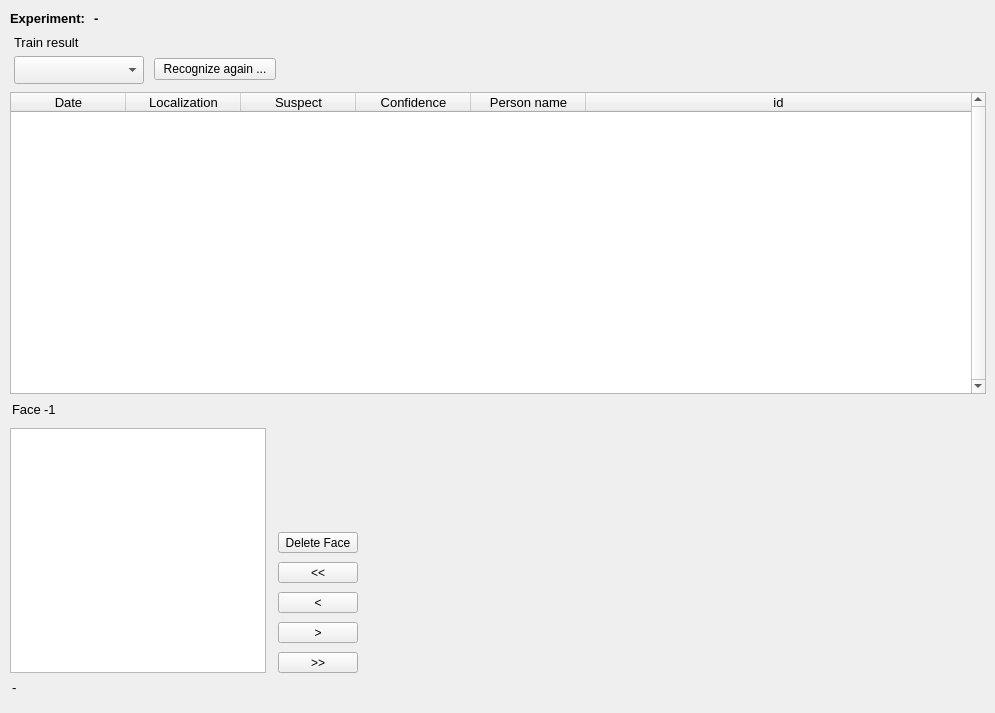
   <widget class="QWidget" name="tab_3">
    <attribute name="title">
     <string>Suspect Records</string>
    </attribute>
    <widget class="QTableWidget" name="control_list">
     <property name="geometry">
      <rect>
       <x>10</x>
       <y>92</y>
       <width>976</width>
       <height>302</height>
      </rect>
     </property>
     <property name="sizePolicy">
      <sizepolicy hsizetype="Fixed" vsizetype="Fixed">
       <horstretch>0</horstretch>
       <verstretch>0</verstretch>
      </sizepolicy>
     </property>
     <property name="minimumSize">
      <size>
       <width>351</width>
       <height>0</height>
      </size>
     </property>
     <property name="maximumSize">
      <size>
       <width>1000</width>
       <height>621</height>
      </size>
     </property>
     <property name="font">
      <font>
       <family>Arial</family>
       <pointsize>10</pointsize>
       <weight>50</weight>
       <bold>false</bold>
      </font>
     </property>
     <property name="verticalScrollBarPolicy">
      <enum>Qt::ScrollBarAlwaysOn</enum>
     </property>
     <property name="horizontalScrollBarPolicy">
      <enum>Qt::ScrollBarAsNeeded</enum>
     </property>
     <property name="sizeAdjustPolicy">
      <enum>QAbstractScrollArea::AdjustIgnored</enum>
     </property>
     <property name="autoScroll">
      <bool>true</bool>
     </property>
     <property name="editTriggers">
      <set>QAbstractItemView::NoEditTriggers</set>
     </property>
     <property name="tabKeyNavigation">
      <bool>false</bool>
     </property>
     <property name="showDropIndicator" stdset="0">
      <bool>false</bool>
     </property>
     <property name="dragDropOverwriteMode">
      <bool>false</bool>
     </property>
     <property name="selectionMode">
      <enum>QAbstractItemView::SingleSelection</enum>
     </property>
     <property name="selectionBehavior">
      <enum>QAbstractItemView::SelectRows</enum>
     </property>
     <property name="cornerButtonEnabled">
      <bool>true</bool>
     </property>
     <property name="rowCount">
      <number>0</number>
     </property>
     <property name="columnCount">
      <number>6</number>
     </property>
     <attribute name="horizontalHeaderDefaultSectionSize">
      <number>115</number>
     </attribute>
     <attribute name="horizontalHeaderHighlightSections">
      <bool>true</bool>
     </attribute>
     <attribute name="horizontalHeaderShowSortIndicator" stdset="0">
      <bool>true</bool>
     </attribute>
     <attribute name="horizontalHeaderStretchLastSection">
      <bool>true</bool>
     </attribute>
     <attribute name="verticalHeaderVisible">
      <bool>false</bool>
     </attribute>
     <attribute name="verticalHeaderDefaultSectionSize">
      <number>30</number>
     </attribute>
     <attribute name="verticalHeaderStretchLastSection">
      <bool>false</bool>
     </attribute>
     <column>
      <property name="text">
       <string>Date</string>
      </property>
     </column>
     <column>
      <property name="text">
       <string>Localization</string>
      </property>
     </column>
     <column>
      <property name="text">
       <string>Suspect</string>
      </property>
     </column>
     <column>
      <property name="text">
       <string>Confidence</string>
      </property>
     </column>
     <column>
      <property name="text">
       <string>Person name</string>
      </property>
     </column>
     <column>
      <property name="text">
       <string>id</string>
      </property>
     </column>
    </widget>
    <widget class="QLabel" name="control_face_num_lbl">
     <property name="geometry">
      <rect>
       <x>44</x>
       <y>402</y>
       <width>42</width>
       <height>15</height>
      </rect>
     </property>
     <property name="font">
      <font>
       <family>Arial</family>
       <pointsize>10</pointsize>
       <weight>50</weight>
       <italic>false</italic>
       <bold>false</bold>
      </font>
     </property>
     <property name="text">
      <string>-1</string>
     </property>
     <property name="alignment">
      <set>Qt::AlignLeading|Qt::AlignLeft|Qt::AlignVCenter</set>
     </property>
    </widget>
    <widget class="QComboBox" name="control_pfr_train">
     <property name="geometry">
      <rect>
       <x>14</x>
       <y>56</y>
       <width>130</width>
       <height>28</height>
      </rect>
     </property>
    </widget>
    <widget class="QPushButton" name="control_face_delete">
     <property name="geometry">
      <rect>
       <x>278</x>
       <y>532</y>
       <width>80</width>
       <height>21</height>
      </rect>
     </property>
     <property name="text">
      <string>Delete Face</string>
     </property>
    </widget>
    <widget class="QPushButton" name="control_goto_face_first">
     <property name="geometry">
      <rect>
       <x>278</x>
       <y>562</y>
       <width>80</width>
       <height>21</height>
      </rect>
     </property>
     <property name="text">
      <string>&lt;&lt;</string>
     </property>
    </widget>
    <widget class="QPushButton" name="control_goto_face_next">
     <property name="geometry">
      <rect>
       <x>278</x>
       <y>622</y>
       <width>80</width>
       <height>21</height>
      </rect>
     </property>
     <property name="text">
      <string>&gt;</string>
     </property>
    </widget>
    <widget class="QLabel" name="label_53">
     <property name="geometry">
      <rect>
       <x>12</x>
       <y>402</y>
       <width>32</width>
       <height>15</height>
      </rect>
     </property>
     <property name="font">
      <font>
       <family>Arial</family>
       <pointsize>10</pointsize>
       <weight>50</weight>
       <italic>false</italic>
       <bold>false</bold>
      </font>
     </property>
     <property name="text">
      <string>Face</string>
     </property>
    </widget>
    <widget class="QPushButton" name="control_goto_face_prev">
     <property name="geometry">
      <rect>
       <x>278</x>
       <y>592</y>
       <width>80</width>
       <height>21</height>
      </rect>
     </property>
     <property name="text">
      <string>&lt;</string>
     </property>
    </widget>
    <widget class="QLabel" name="label_88">
     <property name="geometry">
      <rect>
       <x>14</x>
       <y>34</y>
       <width>129</width>
       <height>17</height>
      </rect>
     </property>
     <property name="font">
      <font>
       <family>Arial</family>
       <pointsize>10</pointsize>
       <weight>50</weight>
       <italic>false</italic>
       <bold>false</bold>
      </font>
     </property>
     <property name="text">
      <string>Train result</string>
     </property>
    </widget>
    <widget class="QPushButton" name="control_goto_face_last">
     <property name="geometry">
      <rect>
       <x>278</x>
       <y>652</y>
       <width>80</width>
       <height>21</height>
      </rect>
     </property>
     <property name="text">
      <string>&gt;&gt;</string>
     </property>
    </widget>
    <widget class="QLabel" name="control_face_filename_lbl">
     <property name="geometry">
      <rect>
       <x>12</x>
       <y>680</y>
       <width>974</width>
       <height>24</height>
      </rect>
     </property>
     <property name="font">
      <font>
       <family>Arial</family>
       <pointsize>10</pointsize>
       <weight>50</weight>
       <italic>false</italic>
       <bold>false</bold>
      </font>
     </property>
     <property name="acceptDrops">
      <bool>false</bool>
     </property>
     <property name="whatsThis">
      <string/>
     </property>
     <property name="layoutDirection">
      <enum>Qt::LeftToRight</enum>
     </property>
     <property name="text">
      <string>-</string>
     </property>
     <property name="alignment">
      <set>Qt::AlignLeading|Qt::AlignLeft|Qt::AlignTop</set>
     </property>
     <property name="wordWrap">
      <bool>true</bool>
     </property>
    </widget>
    <widget class="QPushButton" name="control_pfr_recog_all">
     <property name="geometry">
      <rect>
       <x>154</x>
       <y>58</y>
       <width>122</width>
       <height>22</height>
      </rect>
     </property>
     <property name="text">
      <string>Recognize again ...</string>
     </property>
    </widget>
    <widget class="QGraphicsView" name="control_graphicsView_picture">
     <property name="geometry">
      <rect>
       <x>10</x>
       <y>428</y>
       <width>256</width>
       <height>245</height>
      </rect>
     </property>
    </widget>
    <widget class="QLabel" name="label_90">
     <property name="geometry">
      <rect>
       <x>10</x>
       <y>10</y>
       <width>80</width>
       <height>17</height>
      </rect>
     </property>
     <property name="font">
      <font>
       <family>Arial</family>
       <pointsize>10</pointsize>
       <weight>75</weight>
       <italic>false</italic>
       <bold>true</bold>
      </font>
     </property>
     <property name="layoutDirection">
      <enum>Qt::LeftToRight</enum>
     </property>
     <property name="text">
      <string>Experiment:</string>
     </property>
     <property name="alignment">
      <set>Qt::AlignLeading|Qt::AlignLeft|Qt::AlignVCenter</set>
     </property>
    </widget>
    <widget class="QLabel" name="control_experiment_2">
     <property name="geometry">
      <rect>
       <x>94</x>
       <y>10</y>
       <width>260</width>
       <height>17</height>
      </rect>
     </property>
     <property name="font">
      <font>
       <family>Arial</family>
       <pointsize>10</pointsize>
       <weight>75</weight>
       <italic>false</italic>
       <bold>true</bold>
      </font>
     </property>
     <property name="layoutDirection">
      <enum>Qt::LeftToRight</enum>
     </property>
     <property name="text">
      <string>-</string>
     </property>
     <property name="alignment">
      <set>Qt::AlignLeading|Qt::AlignLeft|Qt::AlignVCenter</set>
     </property>
    </widget>
   </widget>
